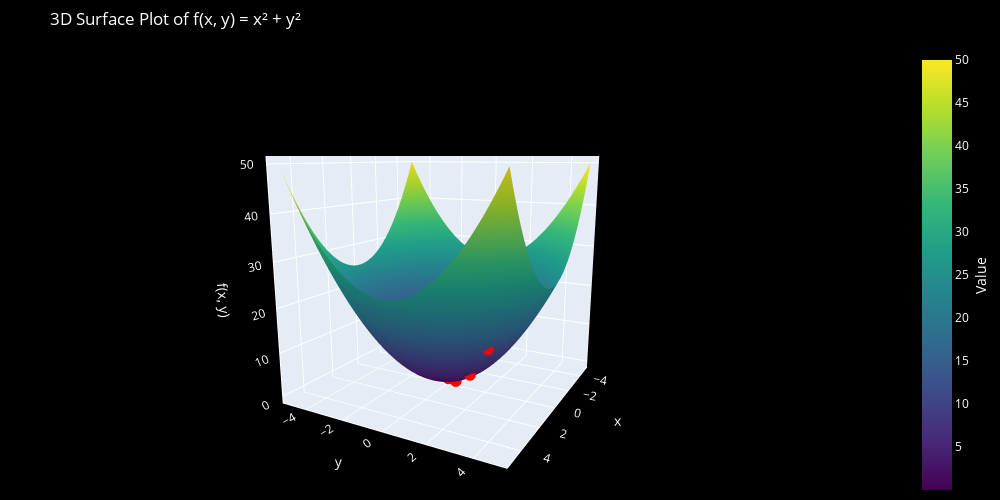

The notebook cell saved with this chart:
### Markdown cell above
### Nesterov

### Code cell
beta = 0.5
nes = Nesterov(x_0,y_0,V,beta,learning_rate,num_epochs,f)

fig_3D = plot_3D_GD(x, y, nes[:,0], nes[:,1], f)
fig_3D.show()

### Figure 1 — Plotly figure (JSON) as saved in the notebook; plotly's stock layout.template omitted (floating-point values rounded to 4 significant figures; data arrays with more than 128 entries replaced by an {"elided": "..."} marker saying what was removed)
{"data": [{"colorbar": {"tickfont": {"color": "white"}, "title": {"font": {"color": "white"}, "side": "right", "text": "Value"}}, "colorscale": [[0, "#440154"], [0.1111, "#482878"], [0.2222, "#3e4989"], [0.3333, "#31688e"], [0.4444, "#26828e"], [0.5556, "#1f9e89"], [0.6667, "#35b779"], [0.7778, "#6ece58"], [0.8889, "#b5de2b"], [1, "#fde725"]], "showscale": true, "type": "surface", "x": {"elided": "100x100 float values"}, "y": {"elided": "100x100 float values"}, "z": {"elided": "100x100 float values"}}, {"line": {"color": "red", "width": 5}, "marker": {"color": "red", "size": 4}, "mode": "markers+lines", "name": "Path", "type": "scatter3d", "x": [2, 1.2, 0.48, 0.072, -0.0792, -0.09288, -0.05983, -0.02598, -0.005437, 0.002902], "y": [3, 1.8, 0.72, 0.108, -0.1188, -0.1393, -0.08975, -0.03898, -0.008155, 0.004354], "z": [13, 4.68, 0.7488, 0.01685, 0.02039, 0.02804, 0.01163, 0.002194, 9.606e-05, 2.738e-05]}], "layout": {"height": 500, "margin": {"b": 0, "l": 0, "r": 0, "t": 50}, "paper_bgcolor": "black", "plot_bgcolor": "black", "scene": {"bgcolor": "black", "camera": {"eye": {"x": 2, "y": 1.1, "z": 0.5}}, "xaxis": {"linecolor": "white", "linewidth": 2, "showgrid": true, "showline": true, "tickfont": {"color": "white"}, "title": {"font": {"color": "white"}, "text": "x"}}, "yaxis": {"linecolor": "white", "linewidth": 2, "showgrid": true, "showline": true, "tickfont": {"color": "white"}, "title": {"font": {"color": "white"}, "text": "y"}}, "zaxis": {"linecolor": "white", "linewidth": 2, "showgrid": true, "showline": true, "tickfont": {"color": "white"}, "title": {"font": {"color": "white"}, "text": "f(x, y)"}}}, "title": {"font": {"color": "white"}, "text": "3D Surface Plot of f(x, y) = x² + y²"}, "width": 1000}}
